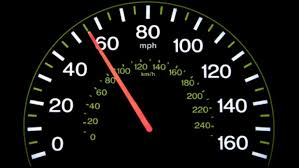
#> input picture Papers/meter1.jpg, 299 x 168 px
$ python 2015Q2.py
#> lines starting #> are read from the running program, lines starting #| are printed output that depends on the picture; after the words box and inside, x2 and y2 are one past the last pixel; in counts of white or black regions, pixels touching at a corner belong together
import numpy as np
import matplotlib.pyplot as plt
import cv2

meter1 = cv2.imread("meter1.jpg", cv2.IMREAD_COLOR)
#> meter1 is the input picture: shape (168, 299, 3); mean B, G, R 16, 17.2, 18
meter2 = cv2.imread("meter2.jpg", cv2.IMREAD_COLOR)
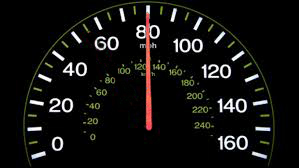
#> input picture Papers/meter2.jpg, 299 x 168 px
#> meter2 is the input picture: shape (168, 299, 3); mean B, G, R 16, 17, 17.8
meter1_rgb = cv2.cvtColor(meter1, cv2.COLOR_BGR2RGB)
meter2_rgb = cv2.cvtColor(meter2, cv2.COLOR_BGR2RGB)

# obtaining red color componenet
def monitor_speed(image):
    hsv_image = cv2.cvtColor(image, cv2.COLOR_BGR2HSV)
#> hsv_image: shape (168, 299, 3); mean H, S, V 35.1, 84.2, 19.6
    lower_red = (0, 130, 50)
    upper_red = (10, 250, 250)
    red_mask = cv2.inRange(hsv_image, lower_red, upper_red)
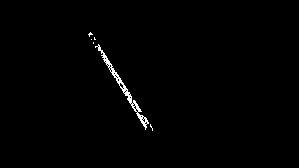
#> red_mask: shape (168, 299); 0.81% white in thin lines or dots, all inside (x1, y1, x2, y2) = (88, 32, 153, 131)
    gray_image = cv2.cvtColor(image, cv2.COLOR_BGR2GRAY)
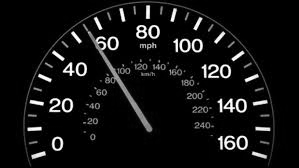
#> gray_image: shape (168, 299); min 0, max 255, mean 17.3
    needle = cv2.subtract(red_mask, gray_image)
    binary_needle, _ = cv2.threshold(needle, 1, 255, cv2.THRESH_BINARY)
#> (the run stopped early here; a loop or call above may not have finished)
